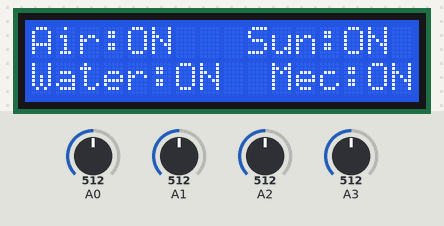
Bench run of a sketch on a simulated Arduino Uno, built with avr-gcc and run on an emulated ATmega328P. Shown: 16×2 character LCD. The test bench sets the inputs (shaded band); at power-on: A0 = 512, A1 = 512, A2 = 512, A3 = 512.

Above: at 0.1 s.
At 15.1 s:
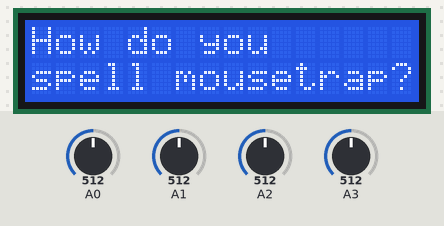

The sketch:

lcd.ino
```cpp
#include <LiquidCrystal.h>
int l;
long x0,x1,x2,x3,xw;
LiquidCrystal lcd(12, 11, 5, 4, 3, 2);

void setup(){
 lcd.begin(16, 2);
 Serial.begin(9600);
 l=1;
}

void loop(){
 int nr0=analogRead(0),nr1=analogRead(1),nr2=analogRead(2),nr3=analogRead(3);
 unsigned long timer0=millis(),timer1=millis(),timer2=millis(),timer3=millis(),timerw=millis();
 if(l==1){
    lcd.setCursor(0, 0);
    lcd.print("Air:");
    if(nr0!=0){
       lcd.setCursor(4, 0);
       lcd.print("ON  ");
       x0=timer0;
       }
    if(timer0-x0>5000){
       lcd.setCursor(4, 0);
       lcd.print("OFF  ");
       }
    lcd.setCursor(9, 0);
    lcd.print("Sun:ON        ");

    lcd.setCursor(0, 1);
    lcd.print("Water:ON            ");

    lcd.setCursor(10, 1);
    lcd.print("Mec:ON              ");


    }
 if(timerw-xw>15000){
    xw=timerw;
    l=2;}
 if(l==2){
         lcd.setCursor(0, 0);
         lcd.print("How do you            ");
         lcd.setCursor(0, 1);
         lcd.print("spell mousetrap?           ");
         delay(5000);
         l=1;
        }
}
```

Measured:
- what the display in image 1 shows lasts 5.0 s, from 15.0 s to 20.0 s
